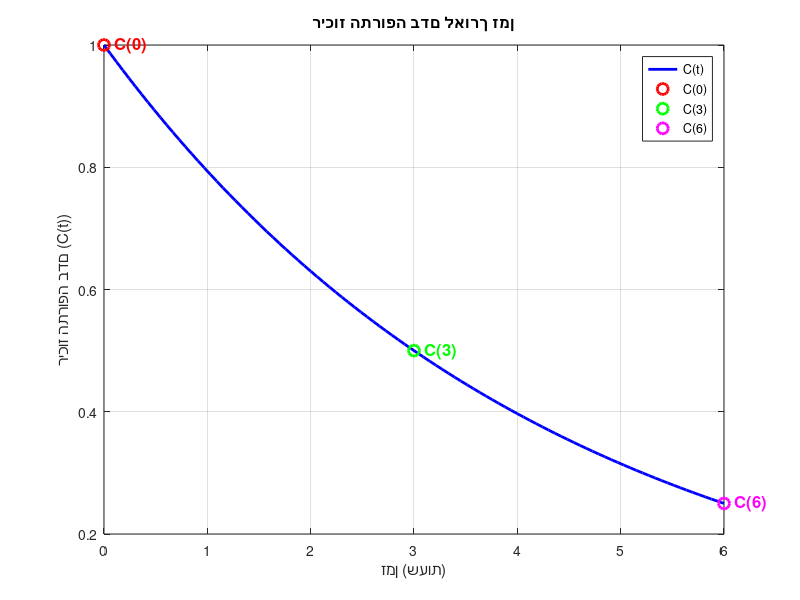

This figure's MATLAB source:
% 207924499 & 213804289
% task 8

function plot_drug_concentration()

    C_0 = 1; % initial concentration (C at time 0)
    t_half = 3; % time for concentration to cut in half
    C_3 = 0.5; % known concentration after 3 hours

    % calculating decay rate constant
    k = - log(C_3 / C_0) / t_half;

    % calculating concentration after 6 hours
    t_6 = 6;
    C_6 = C_0 * exp(- k * t_6);
    fprintf('Concentration after 6 hours is: %.4f mg/L\n', C_6);

    % creating time values from 0 to 6 hours
    t = linspace(0, 6, 100);

    % calculating concentration values over time
    C = C_0 * exp(-k * t);
   
    % plotting the function
    figure;
    plot(t, C, 'b-', 'LineWidth', 2); hold on;

    % marking specific known points on the graph
    plot(0, C_0, 'ro', 'MarkerSize', 8, 'LineWidth', 2);
    plot(3, C_3, 'go', 'MarkerSize', 8, 'LineWidth', 2);
    plot(6, C_6, 'mo', 'MarkerSize', 8, 'LineWidth', 2);

    % adding labels next to the points
    text(0.1, C_0, 'C(0)', 'Color', 'r', 'FontSize', 12, 'FontWeight', 'bold');
    text(3.1, C_3, 'C(3)', 'Color', 'g', 'FontSize', 12, 'FontWeight', 'bold');
    text(6.1, C_6, 'C(6)', 'Color', 'm', 'FontSize', 12, 'FontWeight', 'bold');

    % adding axis labels, title and legend
    xlabel('זמן (שעות)');
    ylabel('ריכוז התרופה בדם (C(t))');
    title('ריכוז התרופה בדם לאורך זמן');
    legend('C(t)', 'C(0)', 'C(3)', 'C(6)', 'Location', 'northeast');
    grid on;
end
